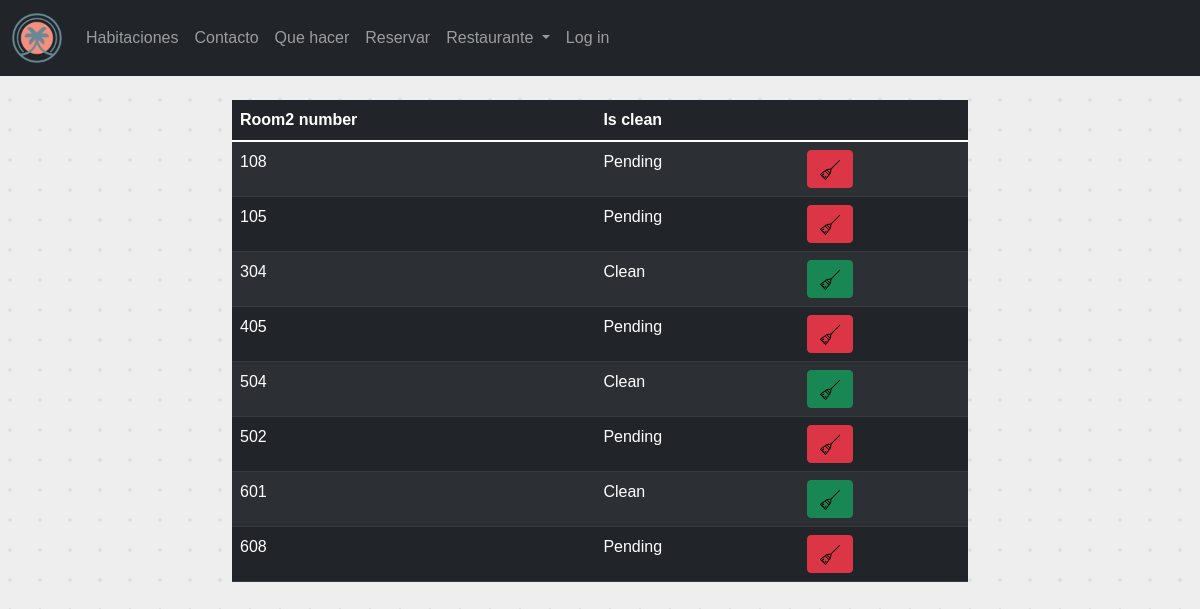
The page /cleaner/ on the database its author committed.
### Reception/models.py (models this page shows, shortened)
class Room(models.Model):
    room_type = models.ForeignKey(RoomType, on_delete=models.CASCADE, null=True)
    room_number = models.CharField(max_length=50)
    is_clean = models.BooleanField(default=False)

### Cleaning/views.py (the view)
# urls.py: path('cleaner/', cleaner_page, name='cleaner_page'),
def cleaner_page(request):
    rooms = Room.objects.all()
    return render(request, 'cleaner/cleaner_page.html', {'rooms': rooms})

### templates/cleaner/cleaner_page.html (shortened to what this page needs)
{% extends "base.html" %}
{% load static %}
{% block content %}
<div class="container">
    <div class="row justify-content-center mt-4">
        <div class="col-md-8">
            <table class="table table-striped table-dark">
                <thead class="thead-dark">
                <tr>
                    <th scope="col">Room2 number</th>
                    <th scope="col">Is clean</th>
                    <th scope="col"></th>
                </tr>
                </thead>
                <tbody>
                {% for room in rooms %}
                <tr>
                    <td>{{ room.room_number }}</td>
                    <td>
                        {% if room.is_clean %}
                        Clean
                        {% else %}
                        Pending
                        {% endif %}
                    </td>
                    <td>
                        <div class="float-right">
                            <button type="button"
                                    class="btn {% if room.is_clean %}btn-success{% else %}btn-danger{% endif %}"
                                    data-bs-toggle="modal"
                                    data-bs-target="#Pop-up-{{ room.room_number }}">
                                <img src="{% static 'img/broom.svg' %}" alt="Your Image"
                                     style="width: 20px; height: 20px;">
                            </button>
                        </div>
                    </td>
                </tr>
                {% endfor %}
                </tbody>
            </table>
        </div>
    </div>
</div>
{% endblock %}

### static/css/style.css (style rules this page uses)
body { font-family: sans-serif; width: 100%; height: 100%; background-color: #eee; background-image: radial-gradient(rgba(155, 155, 155, 0.18) 2px, transparent 0); background-size: 30px 30px; background-position: -5px -5px }

### rows shown on the page
Room: room_number "108", is_clean "Pending"
Room: room_number "105", is_clean "Pending"
Room: room_number "304", is_clean "Clean"
Room: room_number "405", is_clean "Pending"
Room: room_number "504", is_clean "Clean"
Room: room_number "502", is_clean "Pending"
Room: room_number "601", is_clean "Clean"
Room: room_number "608", is_clean "Pending"
